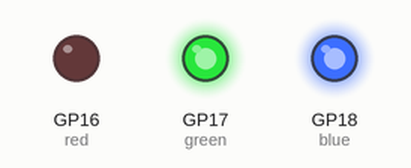
A program run on a simulated Raspberry Pi Pico running MicroPython. Parts: output pins drawn as LEDs (lit = HIGH).

Above: at 0.5 s.
At 1.5 s:
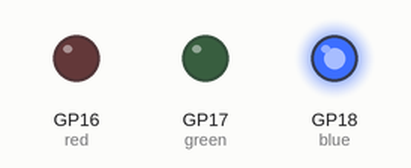
At 2.5 s:
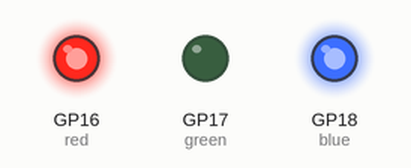
Timing chart, 0 to 3.5 s (numbered marks = the images above):
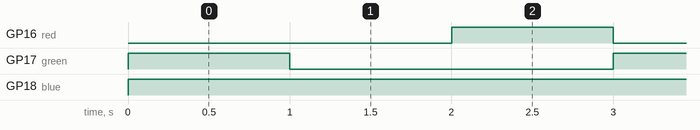

The program:

Traffic_Light.py
```python
from machine import Pin
from time import sleep

red= Pin(16, Pin.OUT)
green= Pin(17, Pin.OUT)
blue= Pin(18, Pin.OUT)

def colour(r,g,b):
    red.value(r)
    green.value(g)
    blue.value(b)

while True:
    colour(0,1,1)
    sleep(1)
    colour(0,0,1)
    sleep(1)
    colour(1,0,1)
    sleep(1)
```

Measured:
- by itself, GP16 (red), GP17 (green): alternates HIGH for 1.0 s and LOW for 2.0 s
- by itself, GP18 (blue): LOW → HIGH at 0.00 s
- by itself, everything shown: repeats every 3.0 s, in 3 steps
